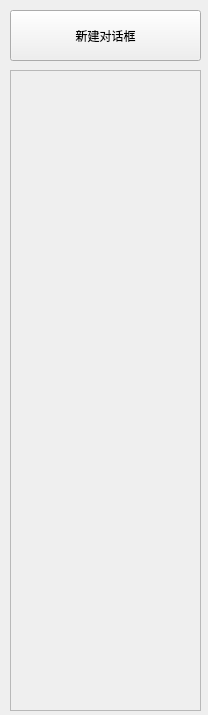
<?xml version="1.0" encoding="UTF-8"?>
<ui version="4.0">
 <class>chatLabelsShow</class>
 <widget class="QWidget" name="chatLabelsShow">
  <property name="geometry">
   <rect>
    <x>0</x>
    <y>0</y>
    <width>208</width>
    <height>715</height>
   </rect>
  </property>
  <property name="windowTitle">
   <string>Form</string>
  </property>
  <widget class="QScrollArea" name="scrollArea">
   <property name="geometry">
    <rect>
     <x>10</x>
     <y>70</y>
     <width>191</width>
     <height>641</height>
    </rect>
   </property>
   <property name="widgetResizable">
    <bool>true</bool>
   </property>
   <widget class="QWidget" name="scrollAreaWidgetContents">
    <property name="geometry">
     <rect>
      <x>0</x>
      <y>0</y>
      <width>189</width>
      <height>639</height>
     </rect>
    </property>
   </widget>
  </widget>
  <widget class="QPushButton" name="createNewTag">
   <property name="geometry">
    <rect>
     <x>10</x>
     <y>10</y>
     <width>191</width>
     <height>51</height>
    </rect>
   </property>
   <property name="text">
    <string>新建对话框</string>
   </property>
  </widget>
 </widget>
 <resources/>
 <connections/>
</ui>
